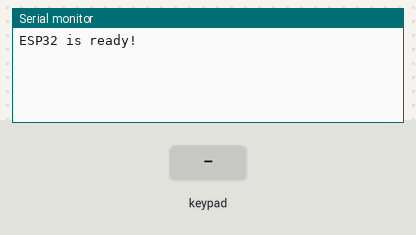
Simulated run of this sketch. Board: ESP32. Shown: the last lines printed to the serial monitor. Inputs (shaded band) come from the test bench.

Above: at 1.2 s.
1.3 s: key '1' pressed
At 2.5 s:
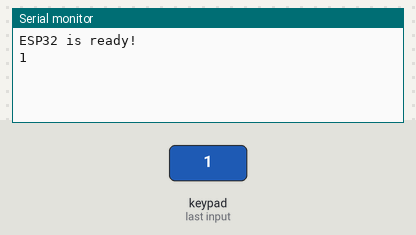
2.8 s: keypad keys 2 6 2 5 1 7 1 6 # pressed 0.4 s apart
At 6.5 s:
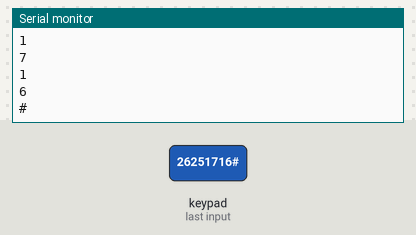
7.9 s: key 'A' pressed
At 8.8 s:
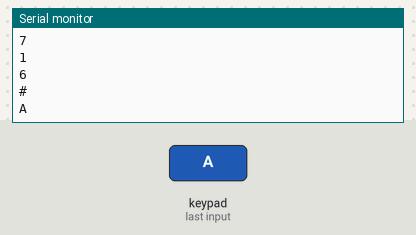
9.4 s: keypad keys 2 6 2 5 1 7 1 6 * pressed 0.4 s apart
At 13.8 s:
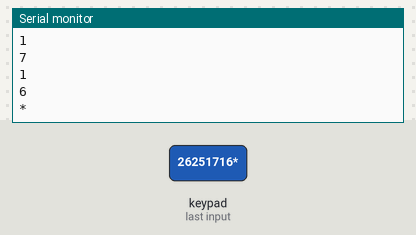
14.5 s: key 'B' pressed
At 15.3 s:
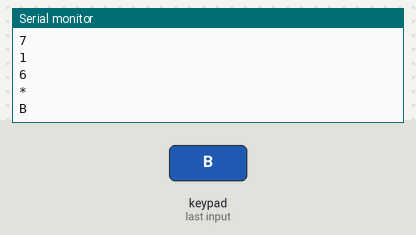
16.0 s: keypad keys 2 6 2 5 1 7 1 6 D pressed 0.4 s apart
At 19.9 s:
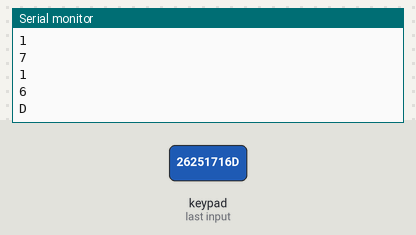
Timing chart, 0 to 21.4 s (numbered marks = the images above; inputs shaded):
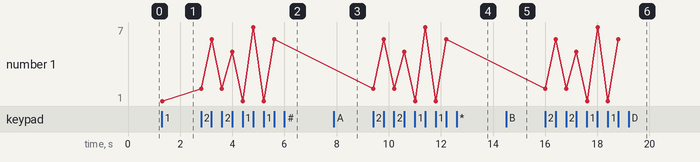

Measured:
- after the input at 1.3 s, the serial monitor: prints a new line at once (image 1)
- after the input at 2.8 s, the serial monitor: prints a new line at once (image 2)
- after the input at 7.9 s, the serial monitor: prints a new line at once (image 3)
- after the input at 9.4 s, the serial monitor: prints a new line at once (image 4)
- after the input at 14.5 s, the serial monitor: prints a new line at once (image 5)
- after the input at 16.0 s, the serial monitor: prints a new line at once (image 6)
- plotted number 1: 1 → 6 after the input at 2.8 s

The sketch:

4x4_Keypad.ino
```cpp
/*
 * Filename: 4x4_Keypad
 * Function: read 4*4 matrix keypad key values
 * Compiling IDE：ARDUINO 2.3.3
 * Author: https://www.keyestudio.com/
*/
#include <Keypad.h> // include Keypad

//Defines symbols on keyboard buttons
const byte ROWS = 4;
const byte COLS = 4;
char keys[ROWS][COLS] = {
  {'1', '2', '3', 'A'},
  {'4', '5', '6', 'B'},
  {'7', '8', '9', 'C'},
  {'*', '0', '#', 'D'}
};

byte rowPins[ROWS] = {26, 25, 17, 16}; // Connect the pins to the keypad rows
byte colPins[COLS] = {27, 14, 12, 13};   // Connect the pins to the keypad columns

// Initialize an instance of the myKeypad class
Keypad myKeypad = Keypad(makeKeymap(keys), rowPins, colPins, ROWS, COLS);

void setup() {
  Serial.begin(9600); // set baud rate to 115200
  Serial.println("ESP32 is ready!");  // print “ESP32 is ready!”
}

void loop() {
  // Get character input
  char keyPressed = myKeypad.getKey();
  // If there is any character input, it is sent to the serial port
  if (keyPressed) {
    Serial.println(keyPressed);
  }
}
```
